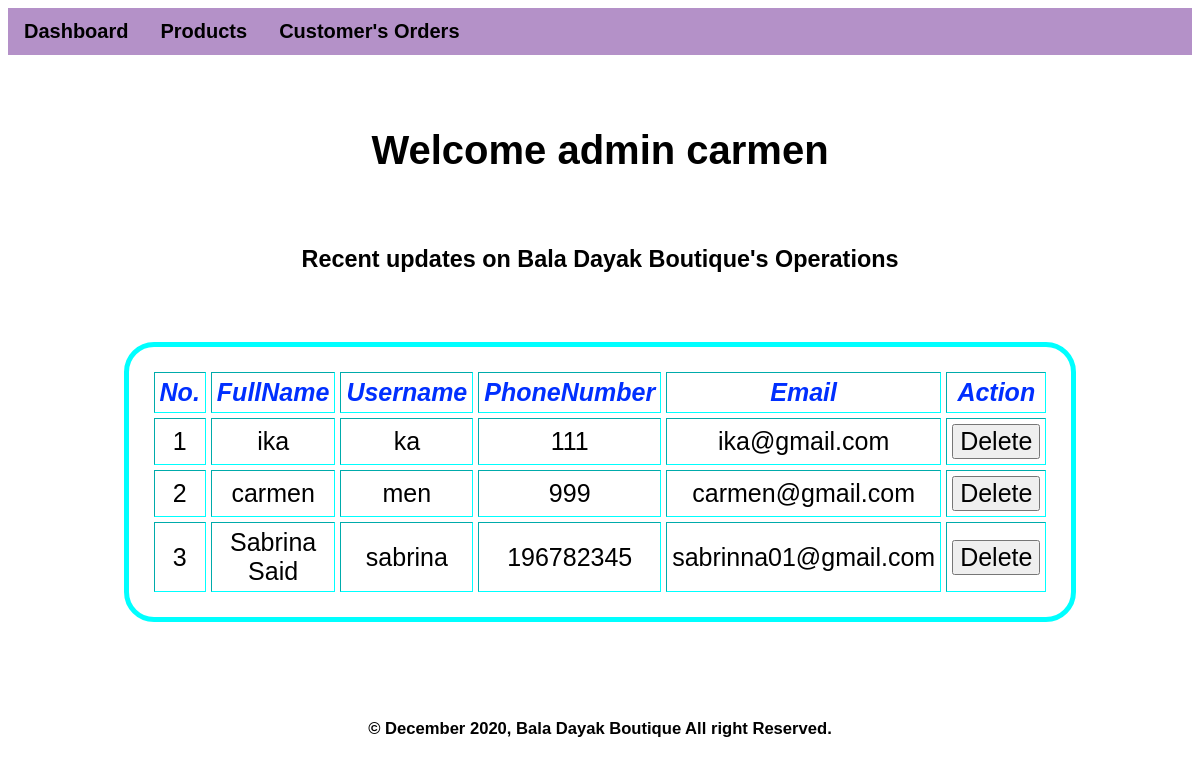
/dashboard.php (signed in), run on the app's committed database.
### tables this page shows
CREATE TABLE `member` (
  `UserID` int(10) UNSIGNED NOT NULL,
  `FullName` varchar(30) NOT NULL DEFAULT '',
  `Username` varchar(20) NOT NULL DEFAULT '',
  `PhoneNumber` int(12) DEFAULT 0,
  `Email` varchar(30) NOT NULL DEFAULT '',
  `Password` varchar(6) NOT NULL DEFAULT '',
  `Gender` text DEFAULT NULL,
  `Address` text DEFAULT NULL
);

### dashboard.php (the view, shortened to what this page needs)
<?php
    if(isset($_SESSION['AdminUserName'])){
        include_once('headerAdmin.php');
    }
    else{
        $URL="index.php";
        echo "<script type='text/javascript'>document.location.href='{$URL}';</script>";
        echo '<META HTTP-EQUIV="refresh" content="0;URL=' . $URL . '">';
    }
?>
<?php
    include('connect.php')
?>
<!DOCTYPE HTML>
<html>
        <head>
            <link rel="stylesheet" id="style" href="style.css">
        </head>
        <body>
            <h1>
                <center>
                    Welcome admin <?php echo  $_SESSION['AdminUserName']; ?>
                </center>
            </h1>
            <br>
            <h3>
                <center>
                    Recent updates on Bala Dayak Boutique's Operations
                </center>
            </h3>
            <div class="header">
                <br><br>
                <div>
                <?php
                    $query = "Select UserID, FullName, Username, PhoneNumber, Email From Member";
                    $result = mysqli_query($conn, $query);
                    $memberRowNum = mysqli_num_rows($result);
                    $memberArray[$memberRowNum][5]=array();
                    $i=0;
                    while($row = mysqli_fetch_array($result)){
                        $memberArray[$i][0]=$row['UserID'];
                        $memberArray[$i][1]=$row['FullName'];
                        $memberArray[$i][2]=$row['Username'];
                        $memberArray[$i][3]=$row['PhoneNumber'];
                        $memberArray[$i][4]=$row['Email'];
                        $i++;
                    }
                    ?>
                    <table align="center" cellspacing="5" cellpadding="5" border="solid" class="UserManagement">
                        <tr>
                            <td id="dashboardTableTitle">No.</td>
                            <td id="dashboardTableTitle">FullName</td>
                            <td id="dashboardTableTitle">Username</td>
                            <td id="dashboardTableTitle">PhoneNumber</td>
                            <td id="dashboardTableTitle">Email</td>
                            <td id="dashboardTableTitle">Action</td>
                        </tr>
                    <?php
                        for ($j=0;$j<$memberRowNum; $j++) {
                    ?>
                        <tr>
                            <td><?php $listNum = $j+1; echo $listNum; ?></td>
                            <td><?php echo $memberArray[$j][1] ?></td>
                            <td><?php echo $memberArray[$j][2] ?></td>
                            <td><?php echo $memberArray[$j][3] ?></td>
                            <td><?php echo $memberArray[$j][4] ?></td>
                            <td>
                                <form action="dashboard.php" method="post" name="myForm" id="myForm" value="myForm">
                                <input type="submit" value="Delete" name="delete" />
                                </form>
                            </td>
                        </tr>
                    <?php
                        }
                    ?>
                    </table>
                </div>
            </div>
        </body>
        <br><br><br>
        <footer>
            <h5>&copy December 2020, Bala Dayak Boutique All right Reserved.</h5>
        </footer>
</html>

### style.css (style rules this page uses)
body { font-size:20px; font-family:Helvetica, sans-serif; position:relative; }
#dashboardTableTitle, #orderInvoiceTableTitle { font-weight: bold; font-style: italic; color: rgb(0, 47, 255); }
input { font-size:25px; }
.UserManagement , .OrderInvoice { text-align:center; font-size:25px; margin: 0 auto; padding: 20px 20px; width: 45%; border: 5px solid aqua; border-radius: 30px; }
footer { text-align: center; }

### data on the page
member: listNum "1", FullName "ika", Username "ka", PhoneNumber "111", Email "ika@gmail.com"
member: listNum "2", FullName "carmen", Username "men", PhoneNumber "999", Email "carmen@gmail.com"
member: listNum "3", FullName "Sabrina Said", Username "sabrina", PhoneNumber "196782345", Email "sabrinna01@gmail.com"

### other printed values
$_SESSION['AdminUserName'] "carmen"
